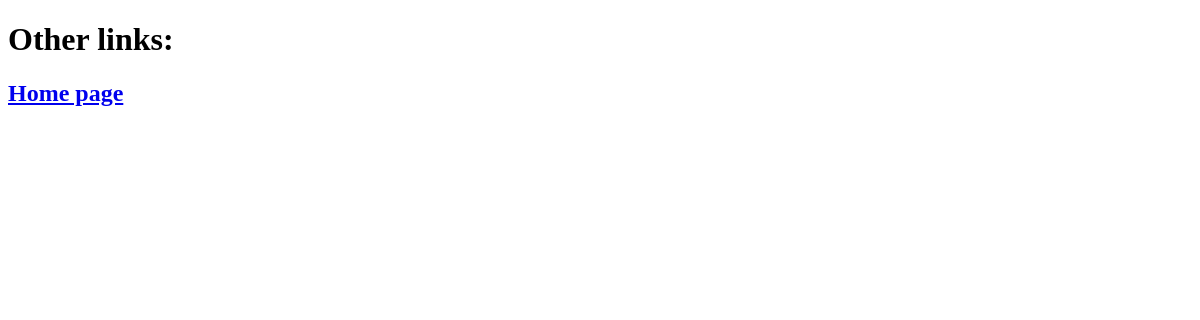
/mebel, run on an earlier commit of the app's database.
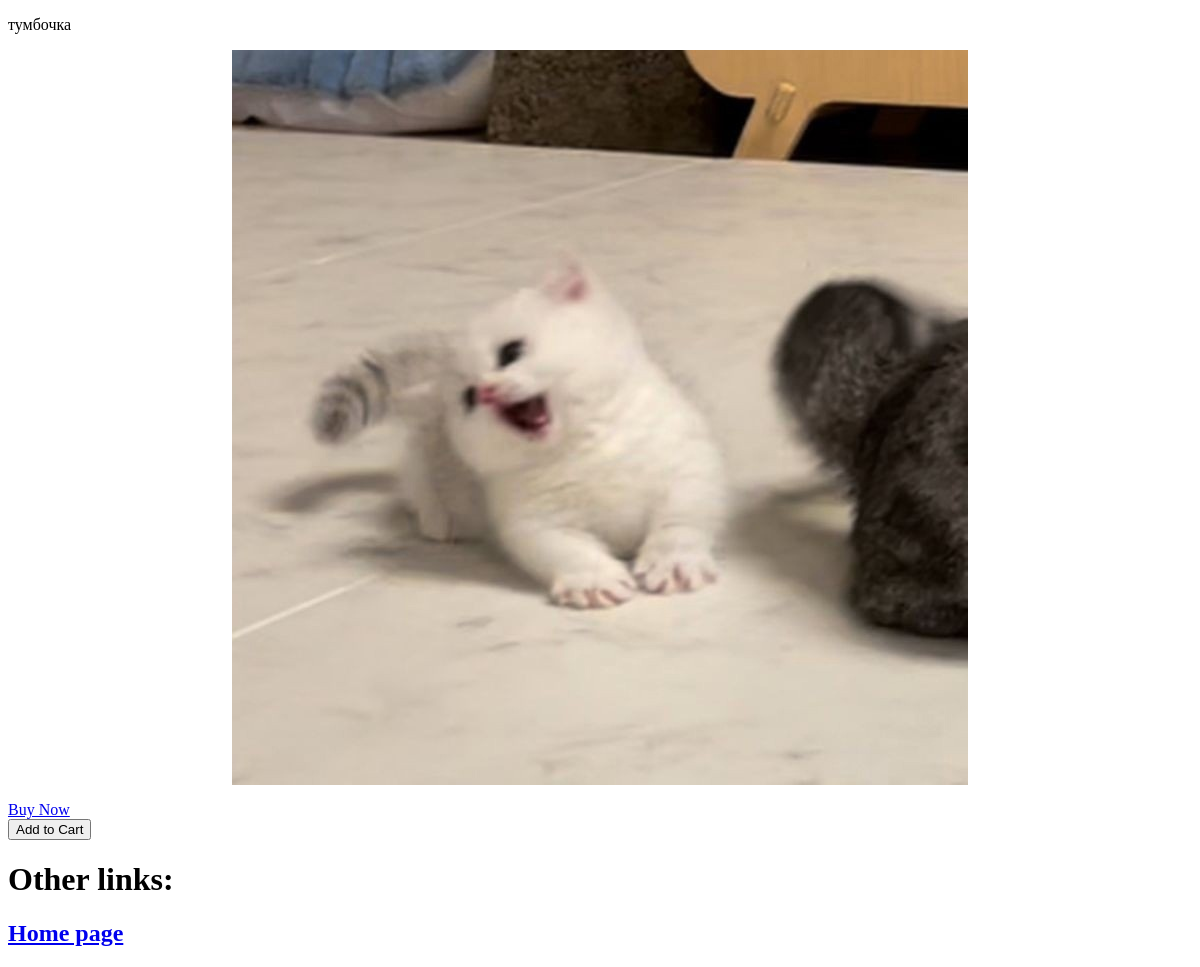
And on a later commit of the database.
### shop_app/models.py (models this page shows, shortened)
class Product(models.Model):
    name = models.CharField(verbose_name='Название', max_length=128)#, db_index=True)
    type = models.CharField(verbose_name='Тип', max_length=128)
    price = models.IntegerField(default=0) #цена
    height = models.IntegerField(default=0)
    width = models.IntegerField(default=0)
    depth = models.IntegerField(default=0)
    description = models.TextField(default='') #описание
    image = models.ImageField(upload_to='product_images', null=True) #Фотография товара
    class Meta:
        ordering = ('name',)
        index_together = (('id'),)#(('id', 'slug'),)

### shop_app/views.py (the view)
# urls.py: path("mebel", views.mebelpage, name="mebel"),
def mebelpage(request): # мебель
    products = Product.objects.filter(type="мебель").all()
    return render(request, "mebel.html", {"products": products})

### shop_app/templates/mebel.html (shortened to what this page needs)
<!DOCTYPE html>
<html>
<head>
</head>
<body>
    <div id="decor-container">
        {% for product in products %}
        <p class="decor">
        {{ product.name }}
        <div class="media tm-person">
            <img src="{{ product.image.url }}" alt="Product Image {{ product.name }}" class="img-fluid"  style="display: block; margin: 0 auto;">
        </div>
        </p>
        <a href="#" class="buy-now-button">Buy Now</a>
        <form action="{% url 'add_to_cart' product.id %}" method="post">
            <button type="submit" class="buy-now-button">Add to Cart</button>
        </form>
        {% endfor %}
        <h1>Other links:</h1>
        <h2><a href="{% url 'home'%}"> Home page </a></h2>
    </div>
</body>
</html>

What changed in the data, as far as the page shows it:
added Product: name "тумбочка", image (picture)
